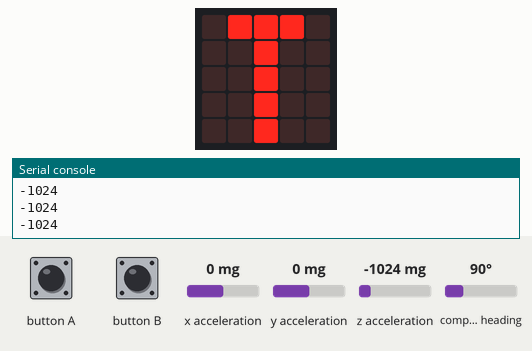
Recording of a program running on a simulated BBC micro:bit (MakeCode). Parts: the board's 5×5 LED display, the last lines printed to the serial console. Inputs (shaded band) come from the test bench; at power-on: compass heading 90°, x acceleration 0 mg, y acceleration 0 mg, z acceleration -1024 mg. The compass is already calibrated.

Above: at 1.2 s.
1.3 s: compass heading set to 131°
2.8 s: compass heading set to 140°
At 4.0 s:
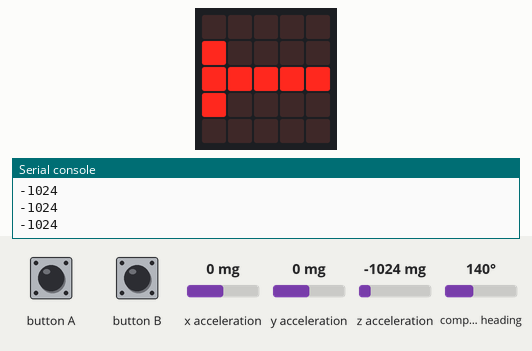
4.3 s: compass heading set to 7°
At 5.5 s:
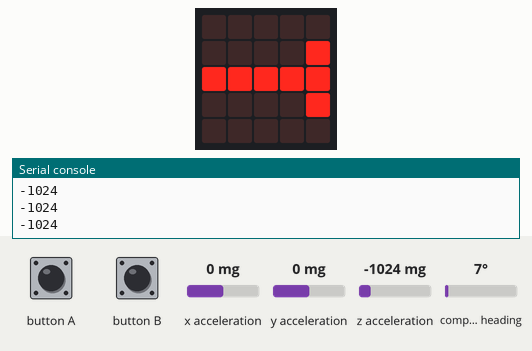
5.8 s: compass heading set to 41°
7.3 s: compass heading set to 50°
At 7.6 s:
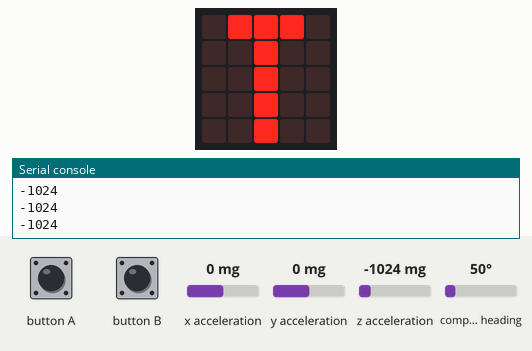
8.8 s: x acceleration set to -750 mg
At 13.15 s:
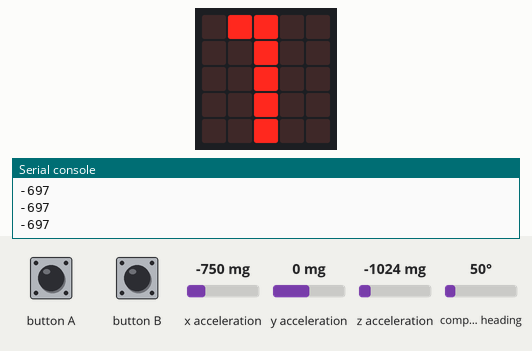
Timing chart, 0 to 14.7 s (numbered marks = the images above; inputs shaded):
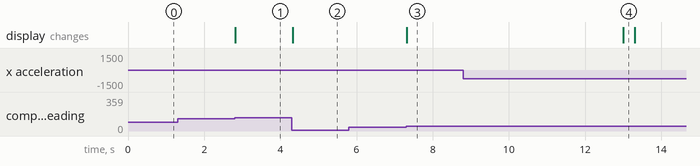

The program:

main.ts
```typescript
let potencia = 1023
let y = 0
let graus = 0
input.onButtonPressed(Button.A, function on_button_pressed_a() {
    if (true) {
        pins.analogWritePin(AnalogPin.P0, 1023)
    } else if (false) {

    }

})
function button(a: any): number {


    potencia = potencia - 100
    if (potencia < 20) {
        potencia = 1023
        y = 0
    }

    return potencia
}

// #print(potencia)
// #print(y)
input.onButtonPressed(Button.B, function on_button_pressed_b() {


    y = y + 1
    potencia = button(y)
    pins.analogWritePin(AnalogPin.P0, potencia)
})
graus = input.compassHeading()
basic.forever(function forever() {
    let aceleracaoX = input.acceleration(Dimension.X)
    // #print(aceleracaoX)
    let aceleracaoY = input.acceleration(Dimension.Y)
    // #print(aceleracaoY)
    let aceleracaoZ = input.acceleration(Dimension.Z)
    console.log(aceleracaoZ)
    let anterior = input.compassHeading()
    basic.pause(50)
    let atual = input.compassHeading()
    let diferenca = atual - anterior
    if (diferenca > 10) {
        console.log("correcao necessaria")
    }

})
// #print(graus)
basic.forever(function on_forever() {
    let graus = input.compassHeading()
    if (graus >= 135 && graus < 225) {
        basic.clearScreen()
        led.plot(0, 2)
        led.plot(1, 2)
        led.plot(2, 2)
        led.plot(3, 2)
        led.plot(4, 2)
        led.plot(0, 1)
        led.plot(0, 3)
    } else if (graus < 45 && graus >= 0 || graus <= 360 && graus > 315) {
        basic.clearScreen()
        led.plot(0, 2)
        led.plot(1, 2)
        led.plot(2, 2)
        led.plot(3, 2)
        led.plot(4, 2)
        led.plot(4, 1)
        led.plot(4, 3)
    } else if (graus > 225 && graus < 315) {
        basic.clearScreen()
        led.plot(2, 0)
        led.plot(2, 1)
        led.plot(2, 2)
        led.plot(2, 3)
        led.plot(2, 4)
        led.plot(1, 4)
        led.plot(3, 4)
    } else if (graus < 135 && graus > 45) {
        basic.clearScreen()
        led.plot(2, 0)
        led.plot(2, 1)
        led.plot(2, 2)
        led.plot(2, 3)
        led.plot(2, 4)
        led.plot(1, 0)
        led.plot(3, 0)
    }

})
console.log(graus)
let D = 0
```

test.ts
```typescript
// testes vão aqui; isto não será compilado quando este pacote for usado como uma extensão.
```

Measured:
- the behaviour switches between 134 and 135° on compass heading (found by bisection; images 0 and 1)
- the behaviour switches between 45 and 46° on compass heading (found by bisection; images 2 and 3)
- after the input at 2.8 s, the display: changes at once (image 1)
- after the input at 4.3 s, the display: changes at once (image 2)
- after the input at 7.3 s, the display: changes at once (image 3)
- after the input at 8.8 s, the display: changes after 4.2 s (image 4)
